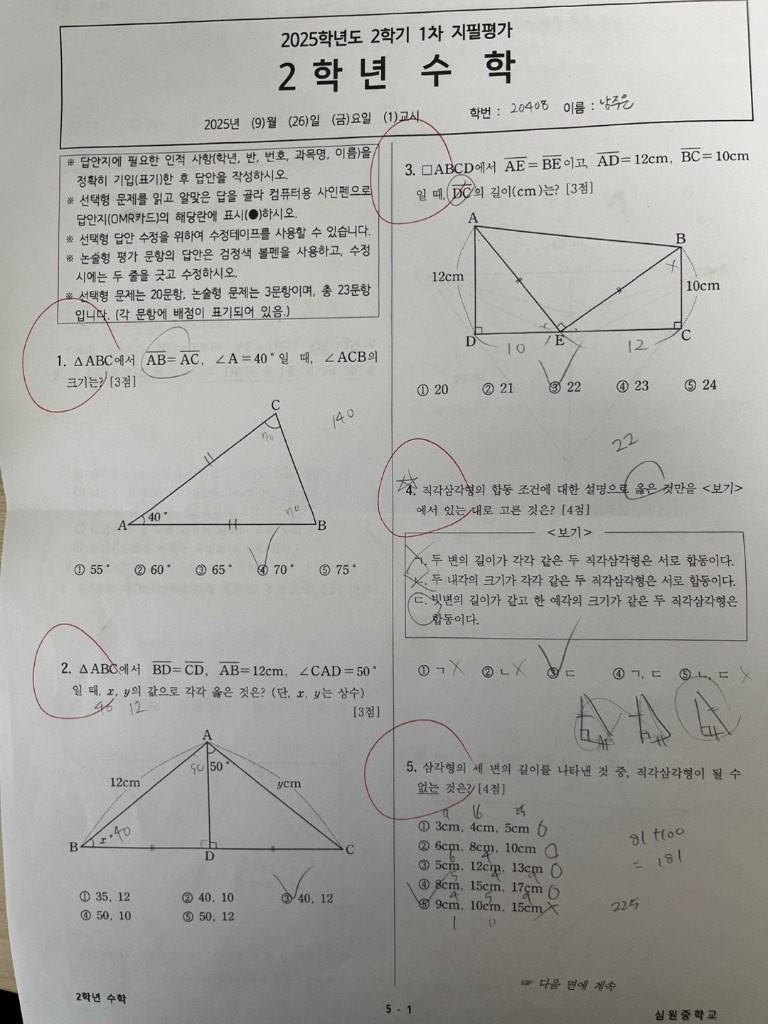
#> input picture samples/golden_001/page1.jpg, 768 x 1024 px; its folder holds only this picture in this run
$ python -i layers.py   (imports and definitions only)
#> lines starting #> are read from the running program, lines starting #| are printed output that depends on the picture
"""LayerDNA per-pixel layer evidence (RESTORE-04 six-class → RESTORE-11 14-class).

Taxonomy (spec §11 LayerDNA minimum):

     0 BACKGROUND              paper — never stored as ink
     1 PRINT_TEXT              printed text — must be preserved
     2 PRINT_FIGURE            printed figure/graph lines — must be preserved
     3 GRADING_MARK            large colored grading marks (○/X/✓) — candidate
     4 BLACK_PEN               dark handwriting strokes — candidate
     5 PENCIL                  light/graphite strokes — candidate
     6 PRINT_WRITING_OVERLAP   print↔handwriting fusion — review only
     7 PRINT_GRADING_OVERLAP   print↔colored-ink fusion — review only
     8 BLUE_PEN                blue handwriting strokes — candidate
     9 RED_PEN                 red handwriting strokes — candidate
    10 HIGHLIGHTER             translucent colored marking — candidate
    11 PRINT_MATH              printed equation content — must be preserved
    12 PAPER_ARTIFACT          scan noise, stains, bleed-through — preserve
    13 UNKNOWN                 unclassifiable ink — review only

Backward compatibility: the six RESTORE-04 names (PRINT, GRADING, PEN,
OVERLAP) remain as enum aliases over the same numeric ids, so cached
masks and external consumers keep working.

Features (chroma, intensity, stroke morphology, neighborhood) feed the
classifier; they are never removal rules by themselves. A component is
removable only when its class is an annotation class, its confidence
clears the calibrated bar, and it does not touch print — everything else
stays in the source or is promoted to an overlap/unknown class for human
review. Classification is not deletion: PAPER_ARTIFACT and UNKNOWN are
preserved by policy.
"""
from __future__ import annotations

from dataclasses import dataclass, field
from enum import IntEnum
from pathlib import Path
from typing import Optional, Sequence

import numpy as np
from PIL import Image, ImageFilter


class LayerClass(IntEnum):
    BACKGROUND = 0
    PRINT_TEXT = 1
    PRINT = 1                       # RESTORE-04 alias
    PRINT_FIGURE = 2
    GRADING_MARK = 3
    GRADING = 3                     # RESTORE-04 alias
    BLACK_PEN = 4
    PEN = 4                         # RESTORE-04 alias
    PENCIL = 5
    PRINT_WRITING_OVERLAP = 6
    OVERLAP = 6                     # RESTORE-04 alias
    PRINT_GRADING_OVERLAP = 7
    BLUE_PEN = 8
    RED_PEN = 9
    HIGHLIGHTER = 10
    PRINT_MATH = 11
    PAPER_ARTIFACT = 12
    UNKNOWN = 13


# Removable candidates: annotation ink only. Classification never
# authorizes removal by itself — CONFIDENCE_MIN and zero print overlap
# still apply. PAPER_ARTIFACT and UNKNOWN are preserved by policy.
ANNOTATION_CLASSES = (
    LayerClass.GRADING_MARK,
    LayerClass.BLACK_PEN,
    LayerClass.PENCIL,
    LayerClass.BLUE_PEN,
    LayerClass.RED_PEN,
    LayerClass.HIGHLIGHTER,
)
REVIEW_CLASSES = (
    LayerClass.PRINT_WRITING_OVERLAP,
    LayerClass.PRINT_GRADING_OVERLAP,
    LayerClass.UNKNOWN,
)

# Feature thresholds. These are calibration inputs, not verdicts: each
# component records a confidence margin relative to them, and removal
# additionally requires CONFIDENCE_MIN and zero print overlap.
PRINT_MAX = 55            # print cores live below this; pencil cores reach ~110
STROKE_MARGIN = 40        # stroke = at least this much darker than local paper
MIN_MARK_AREA = 150       # px — smaller blobs are antialiased glyph edges
UNKNOWN_MIN_AREA = 40     # px — ambiguous ink above this is recorded, not dropped
MAX_PRINT_NEIGHBOR = 0.5  # marks often sit next to print; only reject heavy fusion
MIN_BBOX_RATIO = 4.0      # strokes are sparse inside their bbox; glyph clusters are not
MIN_DIAGONAL = 70         # px — marks are large; glyph fragments are small
GRADING_MIN_DIAGONAL = 120  # px — grading ○/X marks span wider than pen strokes
CHROMA_MIN = 40           # colored ink (red/blue pens) stands out by chroma
WHITE_MIN = 245
PENCIL_MIN = 90           # pencil/graphite cores; darker strokes are pen ink
BLUE_DOMINANCE = 25       # blue ink: B exceeds R and G by at least this
HIGHLIGHT_MIN_CHANNEL = 90  # translucent marks keep a bright weakest channel
ARTIFACT_MARGIN = 8       # paper residue below stroke margin but above this
FIGURE_RUN_FRAC = 0.6     # a dark run this long inside its bbox = ruled line
FIGURE_MIN_EXTENT = 100   # px — figures/lines span far more than glyphs
DILATE_RADIUS = 2

# Dev-fixture calibration knob: removal requires confidence >= this.
# TODO(RESTORE-04): calibrate per class on the rights-cleared labeled set;
# a single global bar is the safe interim — below it goes to review.
CONFIDENCE_MIN = 0.5


@dataclass
class ComponentEvidence:
    label: int
    layer: LayerClass
    bbox: tuple[int, int, int, int]  # x, y, w, h
    area: int
    confidence: float
    overlap_pixels: int = 0
    removable: bool = False
    reason: str = ""


@dataclass
class LayerEvidence:
    """Per-page classification: one class id per pixel + component table."""

    class_map: np.ndarray                       # HxW uint8 of LayerClass
    components: list[ComponentEvidence] = field(default_factory=list)
    removal_mask: np.ndarray = None             # approved annotation pixels
    review_mask: np.ndarray = None              # OVERLAP / low-confidence
    source_shape: tuple[int, int] = (0, 0)

    def class_mask(self, cls: LayerClass) -> np.ndarray:
        return self.class_map == int(cls)


def classify_layers(
    gray: np.ndarray,
    rgb: Optional[np.ndarray] = None,
    math_regions: Optional[Sequence[tuple[int, int, int, int]]] = None,
) -> LayerEvidence:
    """Assign every ink pixel a layer class with per-component evidence.

    `math_regions` (x, y, w, h in pixel space) upgrades print components
    that intersect them from PRINT_TEXT to PRINT_MATH; when omitted the
    class is simply never assigned — MathDNA regions are wired in a later
    phase.
    """
    h, w = gray.shape
    class_map = np.zeros((h, w), dtype=np.uint8)
    components: list[ComponentEvidence] = []

    print_dark = gray < PRINT_MAX
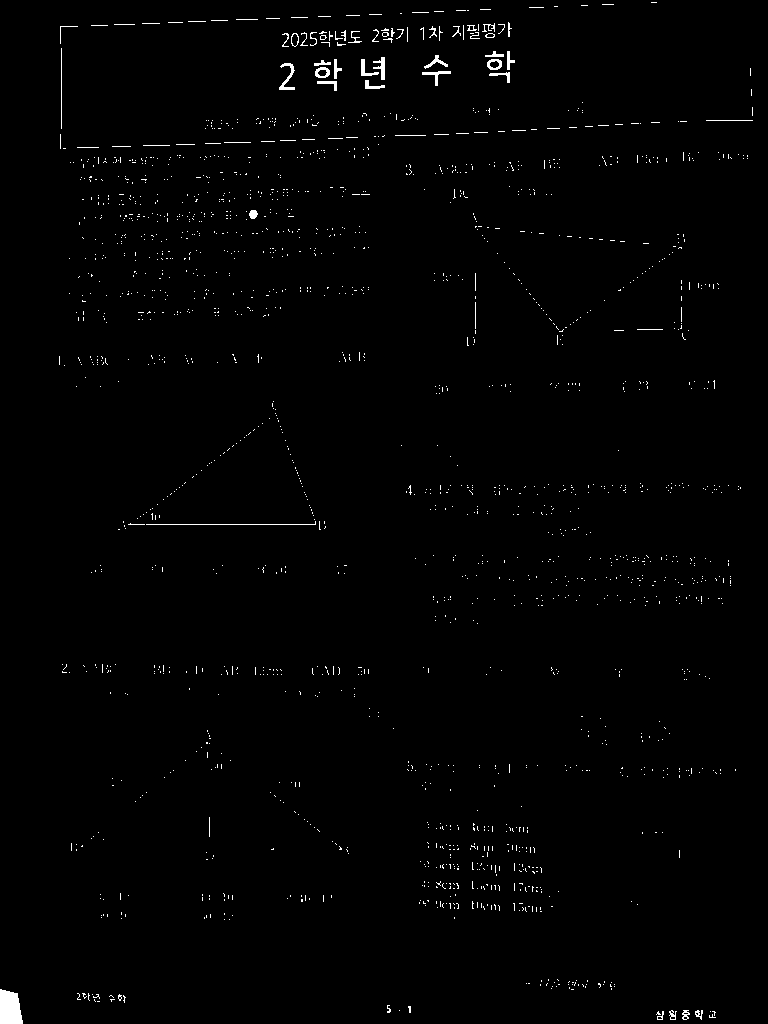
#> print_dark: shape (1024, 768) bool; 0.96% white in thin lines or dots
    bg = np.asarray(
        Image.fromarray(gray).filter(ImageFilter.GaussianBlur(radius=12)),
        dtype=np.int16,
    )
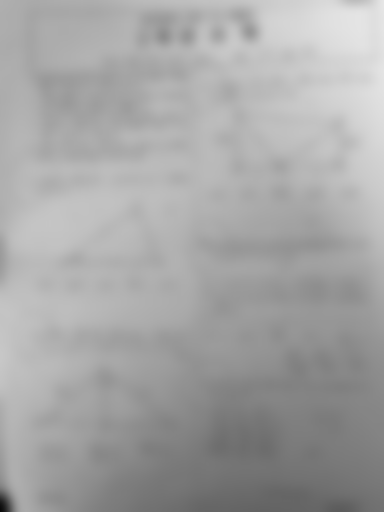
#> bg: shape (1024, 768) int16 (shown at 1/2 size); min 8, max 230, mean 165

    # --- print classes -----------------------------------------------------
    labels, counts = _label(print_dark)
    for lbl, count in counts.items():
        region = labels == lbl
        ys, xs = np.nonzero(region)
        x0, x1 = int(xs.min()), int(xs.max()) + 1
        y0, y1 = int(ys.min()), int(ys.max()) + 1
        bw, bh = x1 - x0, y1 - y0
        if _is_figure_component(region, x0, y0, bw, bh):
            layer = LayerClass.PRINT_FIGURE
        elif math_regions and _hits_any(x0, y0, bw, bh, math_regions):
            layer = LayerClass.PRINT_MATH
        else:
            layer = LayerClass.PRINT_TEXT
        class_map[region] = int(layer)
        components.append(
            ComponentEvidence(
                label=lbl, layer=layer, bbox=(x0, y0, bw, bh), area=count,
                confidence=1.0, reason="print_dark",
            )
        )

    # --- annotation candidates --------------------------------------------
    chroma = _chroma(rgb, (h, w))
    rgb_min = _rgb_min(rgb, (h, w))
    saturated = chroma > CHROMA_MIN
    # Translucent colored marking keeps a bright weakest channel; dark ink
    # (red/blue pens, grading marks) does not.
    highlight_cand = saturated & (rgb_min >= HIGHLIGHT_MIN_CHANNEL)
    color_cand = saturated & (_rgb_max(rgb, (h, w)) < WHITE_MIN) & ~highlight_cand
    stroke_cand = (
        (~print_dark) & (gray.astype(np.int16) < bg - STROKE_MARGIN)
    )
    artifact_cand = (
        (~print_dark) & ~saturated & ~stroke_cand
        & (gray.astype(np.int16) < bg - ARTIFACT_MARGIN)
    )
    comp_map = np.zeros((h, w), dtype=np.int32)  # pixel -> component id
    _classify_annotation(
        highlight_cand, class_map, comp_map, components, gray, chroma,
        print_dark, rgb, kind="highlighter",
    )
    _classify_annotation(
        color_cand, class_map, comp_map, components, gray, chroma, print_dark,
        rgb, kind="colored",
    )
    _classify_annotation(
        stroke_cand & ~saturated, class_map, comp_map, components, gray,
        chroma, print_dark, rgb, kind="stroke",
    )
    _classify_annotation(
        artifact_cand, class_map, comp_map, components, gray, chroma,
        print_dark, rgb, kind="artifact",
    )

    # Dilated coverage — antialiased edges around a confident mark go with it.
    annotation = np.isin(
        class_map,
        [int(c) for c in ANNOTATION_CLASSES] + [int(c) for c in REVIEW_CLASSES],
    )
    review = np.isin(class_map, [int(c) for c in REVIEW_CLASSES])
    removable = np.zeros((h, w), dtype=bool)
    for comp in components:
        if comp.removable:
            removable |= comp_map == comp.label

    # Grow removal/review into the antialiased halo of their own components.
    removal_mask = _dilate(removable, DILATE_RADIUS) & ~print_dark & ~review
    review_mask = (_dilate(review, 1) & annotation) | review
    review_mask &= ~removal_mask

    return LayerEvidence(
        class_map=class_map,
        components=components,
        removal_mask=removal_mask,
        review_mask=review_mask,
        source_shape=(h, w),
    )


def _is_figure_component(
    region: np.ndarray, x0: int, y0: int, bw: int, bh: int
) -> bool:
    """Long ruled runs or a large sparse extent mark figure/table ink."""
    if max(bw, bh) >= FIGURE_MIN_EXTENT:
        sub = region[y0 : y0 + bh, x0 : x0 + bw]
        for row in sub:
            if _longest_run(row) >= FIGURE_RUN_FRAC * bw:
                return True
        for col in sub.T:
            if _longest_run(col) >= FIGURE_RUN_FRAC * bh:
                return True
    return False


def _classify_annotation(
    cand: np.ndarray,
    class_map: np.ndarray,
    comp_map: np.ndarray,
    components: list[ComponentEvidence],
    gray: np.ndarray,
    chroma: np.ndarray,
    print_dark: np.ndarray,
    rgb: Optional[np.ndarray],
    kind: str,
) -> None:
    """Split candidate ink into annotation/artifact classes or promote to
    overlap/UNKNOWN. `kind` is colored|stroke|highlighter|artifact."""
    labels, counts = _label(cand)
    # Component ids must be unique across the annotation passes.
    offset = int(comp_map.max())
    if offset:
        lbl_mask = labels > 0
        labels = labels + offset * lbl_mask.astype(np.int32)
        counts = {lbl + offset: c for lbl, c in counts.items()}
    ys, xs = np.nonzero(cand)
    coords = (
        np.stack([labels[ys, xs], ys, xs], axis=1)
        if len(ys)
        else np.empty((0, 3), dtype=np.int64)
    )
    for lbl, count in counts.items():
        if count < UNKNOWN_MIN_AREA:
            continue
        region = labels == lbl
        pts = coords[coords[:, 0] == lbl][:, 1:]
        y0, y1 = int(pts[:, 0].min()), int(pts[:, 0].max()) + 1
        x0, x1 = int(pts[:, 1].min()), int(pts[:, 1].max()) + 1
        bw, bh = x1 - x0, y1 - y0
        diagonal = (bw * bw + bh * bh) ** 0.5
        # Classes are disjoint per pixel, so "overlap" means the mark's
        # antialiased halo touches print cores — a stroke crossing a print
        # line connects to it under a small dilation.
        overlap_px = int((_dilate(region, 3) & print_dark).sum())

        # Confidence = smallest normalized margin across the shape checks.
        margins = [
            min(1.0, diagonal / (MIN_DIAGONAL * 2)),
            min(1.0, (bw * bh) / (count * MIN_BBOX_RATIO * 2)),
        ]
        if kind == "colored":
            mean_chroma = float(chroma[region].mean())
            margins.append(min(1.0, mean_chroma / (CHROMA_MIN * 3)))
            layer = _colored_layer(region, rgb, diagonal, count, bw, bh)
        elif kind == "highlighter":
            mean_chroma = float(chroma[region].mean())
            margins.append(min(1.0, mean_chroma / (CHROMA_MIN * 3)))
            layer = LayerClass.HIGHLIGHTER
        elif kind == "artifact":
            layer = LayerClass.PAPER_ARTIFACT
            margins.append(1.0)
        else:
            mean_gray = float(gray[region].mean())
            layer = (
                LayerClass.PENCIL
                if mean_gray >= PENCIL_MIN
                else LayerClass.BLACK_PEN
            )
            margins.append(min(1.0, abs(mean_gray - PENCIL_MIN) / 60 + 0.5))
        confidence = float(min(margins))

        ring = _dilate(region, 3) & ~region
        print_frac = float(print_dark[ring].mean()) if ring.any() else 0.0
        if kind == "artifact":
            # Paper artifacts are preserved unconditionally — never
            # removable, never pushed to human review.
            comp = ComponentEvidence(
                label=lbl, layer=layer, bbox=(x0, y0, bw, bh), area=count,
                confidence=round(confidence, 3), overlap_pixels=overlap_px,
                removable=False, reason="paper_artifact",
            )
        elif count < MIN_MARK_AREA:
            # Above the recording floor but below the shape floor — keep it
            # visible for review instead of silently dropping it.
            comp = ComponentEvidence(
                label=lbl, layer=LayerClass.UNKNOWN, bbox=(x0, y0, bw, bh),
                area=count, confidence=round(confidence, 3),
                overlap_pixels=overlap_px, removable=False,
                reason="below_shape_floor",
            )
        else:
            uncertain = (
                overlap_px > 0
                or print_frac >= MAX_PRINT_NEIGHBOR
                or diagonal < MIN_DIAGONAL
                or bw * bh < count * MIN_BBOX_RATIO
                or confidence < CONFIDENCE_MIN
            )
            overlap_layer = (
                LayerClass.PRINT_GRADING_OVERLAP
                if kind in ("colored", "highlighter")
                else LayerClass.PRINT_WRITING_OVERLAP
            )
            comp = ComponentEvidence(
                label=lbl,
                layer=overlap_layer if uncertain else layer,
                bbox=(x0, y0, bw, bh),
                area=count,
                confidence=round(confidence, 3),
                overlap_pixels=overlap_px,
                removable=not uncertain,
                reason=(
                    "print_overlap" if overlap_px
                    else "print_neighbor" if print_frac >= MAX_PRINT_NEIGHBOR
                    else "low_confidence" if confidence < CONFIDENCE_MIN
                    else "shape_rejected" if uncertain
                    else f"{kind}_confident"
                ),
            )
        class_map[region] = int(comp.layer)
        comp_map[region] = comp.label
        components.append(comp)


# [35 lines left out: functions _colored_layer, _hits_any, not called in this run]


def _chroma(rgb: Optional[np.ndarray], shape: tuple[int, int]) -> np.ndarray:
    if rgb is None:
        return np.zeros(shape, dtype=np.int16)
    if rgb.shape[:2] != shape:
        rgb = np.asarray(
            Image.fromarray(rgb.astype(np.uint8)).resize((shape[1], shape[0])),
            dtype=np.int16,
        )
    return rgb.max(axis=2) - rgb.min(axis=2)


def _rgb_max(rgb: Optional[np.ndarray], shape: tuple[int, int]) -> np.ndarray:
    if rgb is None:
        return np.full(shape, 255, dtype=np.int16)
    if rgb.shape[:2] != shape:
        rgb = np.asarray(
            Image.fromarray(rgb.astype(np.uint8)).resize((shape[1], shape[0])),
            dtype=np.int16,
        )
    return rgb.max(axis=2)


def _rgb_min(rgb: Optional[np.ndarray], shape: tuple[int, int]) -> np.ndarray:
    if rgb is None:
        return np.full(shape, 255, dtype=np.int16)
    if rgb.shape[:2] != shape:
        rgb = np.asarray(
            Image.fromarray(rgb.astype(np.uint8)).resize((shape[1], shape[0])),
            dtype=np.int16,
        )
    return rgb.min(axis=2)


# [34 lines left out: functions load_rgb, overlay_image, not called in this run]


def _longest_run(row) -> int:
    if not row.any():
        return 0
    padded = np.concatenate(([False], row, [False]))
    diff = np.diff(padded.astype(np.int8))
    starts = np.nonzero(diff == 1)[0]
    ends = np.nonzero(diff == -1)[0]
    if not len(starts):
        return 0
    return int((ends - starts).max())


def _dilate(mask: np.ndarray, radius: int) -> np.ndarray:
    out = mask.copy()
    for _ in range(radius):
        grown = out.copy()
        grown[1:] |= out[:-1]
        grown[:-1] |= out[1:]
        grown[:, 1:] |= out[:, :-1]
        grown[:, :-1] |= out[:, 1:]
        out = grown
    return out


def _label(mask: np.ndarray) -> tuple[np.ndarray, dict[int, int]]:
    """8-connectivity component labeling — cv2 fast path with a
    pure-Python fallback for minimal installs."""
    try:
        import cv2

        n, labels = cv2.connectedComponents(
            mask.astype(np.uint8), connectivity=8
        )
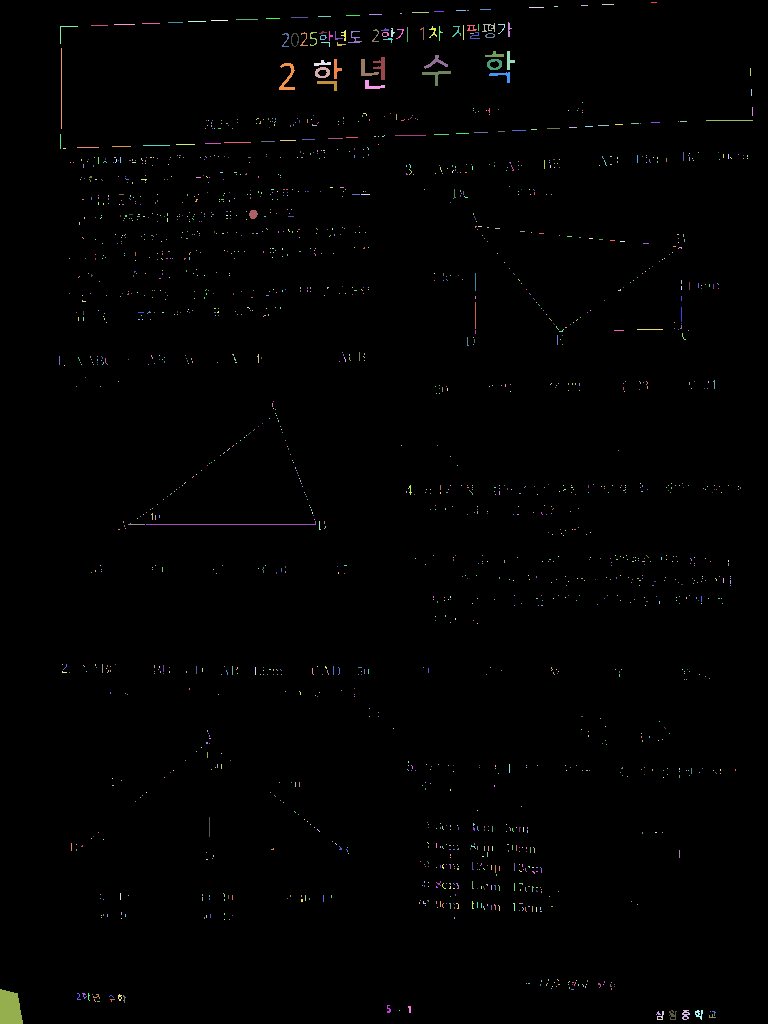
#> labels: shape (1024, 768) int32; 1856 distinct labels, from 0 to 1855; one colour per label, 0 black
#> n = 1856
        hist = np.bincount(labels.ravel(), minlength=n)
#> hist = 1856 values, max 778909 at index 0, min 1 at index 74, mean 423.7
#> (the rest of the program and of its run is left out)
